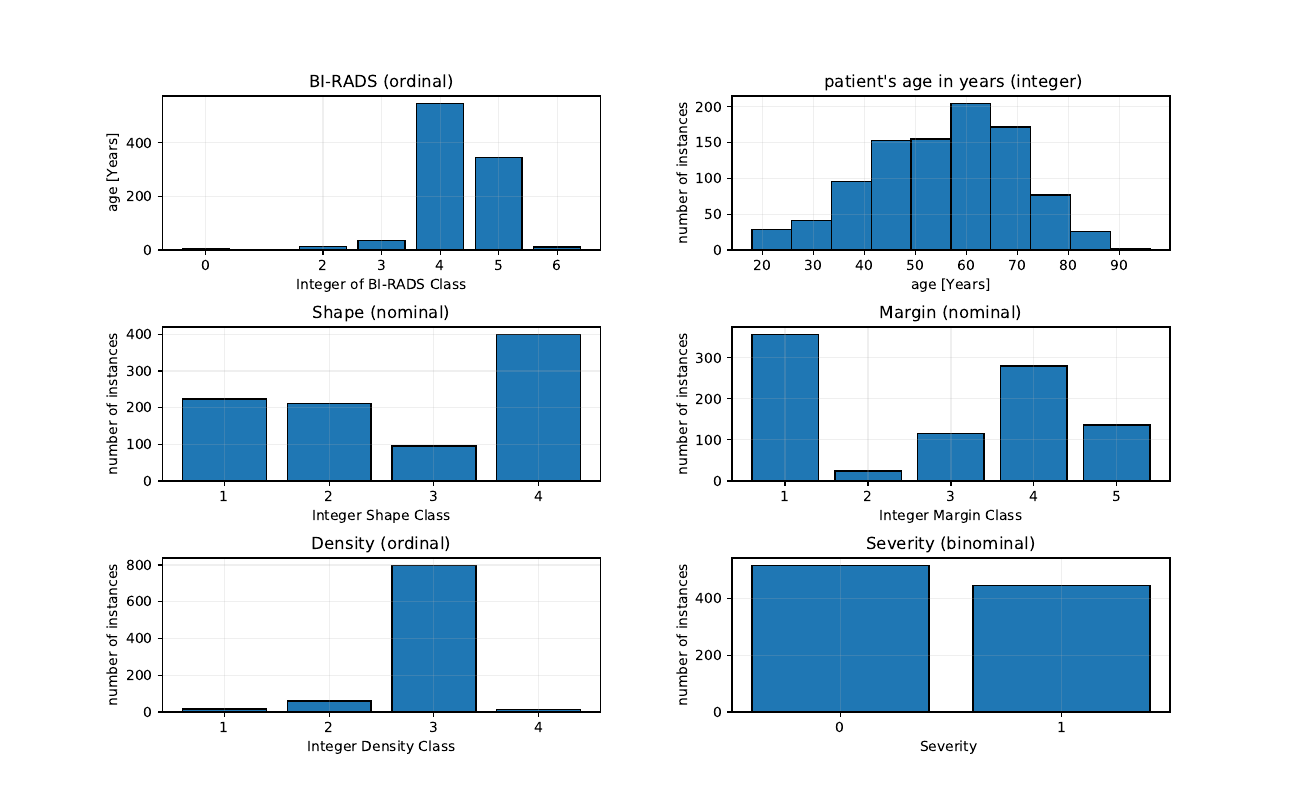

Write Python code to recreate this figure.
import pandas as pd
import numpy as np
import matplotlib.pyplot as plt


def bins_labels(bins, **kwargs):
    bin_w = (max(bins) - min(bins)) / (len(bins) - 1)
    plt.xticks(np.arange(min(bins)+bin_w/2, max(bins), bin_w), bins, **kwargs)
    plt.xlim(bins[0], bins[-1])

mylink = '../datasets/mammographic_masses.data'

df     = pd.read_table(mylink,header=None, delimiter=",")

df     = df.replace('?', np.nan)

data   = df.to_numpy().astype("float64")

# Attributes
#    - BI-RADS assessment:    2
#    - Age:                   5
#    - Shape:                31
#    - Margin:               48
#    - Density:              76
#    - Severity:              0

fig,ax =  plt.subplots(3,2,figsize=(13,8), sharex=False, sharey=False)
fig.subplots_adjust(hspace=0.5, wspace=0.3)


my_data = data[:,0]
my_data[np.isnan(my_data)] = -1
labels, counts = np.unique(my_data, return_counts=True)
ax[0][0].grid(alpha=0.2)
ax[0][0].bar(labels[1:-1], counts[1:-1], align='center',edgecolor="black")
ax[0][0].set_xticks(labels[1:-1])
ax[0][0].set_title("BI-RADS (ordinal)")
ax[0][0].set_ylabel("age [Years]")
ax[0][0].set_xlabel("Integer of BI-RADS Class")

ax[0][1].grid(alpha=0.2)
ax[0][1].hist(data[:,1],edgecolor="black")
ax[0][1].set_title(" patient's age in years (integer)")
ax[0][1].set_xlabel("age [Years]")
ax[0][1].set_ylabel("number of instances")

my_data = data[:,2]
my_data[np.isnan(my_data)] = -1
labels, counts = np.unique(my_data, return_counts=True)
ax[1][0].grid(alpha=0.2)
ax[1][0].bar(labels[1:], counts[1:], align='center',edgecolor="black")
ax[1][0].set_xticks(labels[1:])
ax[1][0].set_title("Shape (nominal)")
ax[1][0].set_ylabel("number of instances")
ax[1][0].set_xlabel("Integer Shape Class")

my_data = data[:,3]
my_data[np.isnan(my_data)] = -1
labels, counts = np.unique(my_data, return_counts=True)
ax[1][1].grid(alpha=0.2)
ax[1][1].bar(labels[1:], counts[1:], align='center',edgecolor="black")
ax[1][1].set_xticks(labels[1:])
ax[1][1].set_title("Margin (nominal)")
ax[1][1].set_ylabel("number of instances")
ax[1][1].set_xlabel("Integer Margin Class")

my_data = data[:,4]
my_data[np.isnan(my_data)] = -1
labels, counts = np.unique(my_data, return_counts=True)
ax[2][0].grid(alpha=0.2)
ax[2][0].bar(labels[1:], counts[1:], align='center',edgecolor="black")
ax[2][0].set_xticks(labels[1:])
ax[2][0].set_title("Density (ordinal)")
ax[2][0].set_ylabel("number of instances")
ax[2][0].set_xlabel("Integer Density Class")

my_data = data[:,5]
labels, counts = np.unique(my_data, return_counts=True)
ax[2][1].grid(alpha=0.2)
ax[2][1].bar(labels[:], counts[:], align='center',edgecolor="black")
ax[2][1].set_xticks(labels[:])
ax[2][1].set_title("Severity (binominal)")
ax[2][1].set_ylabel("number of instances")
ax[2][1].set_xlabel("Severity ")

plt.savefig('Mammograph.pdf')